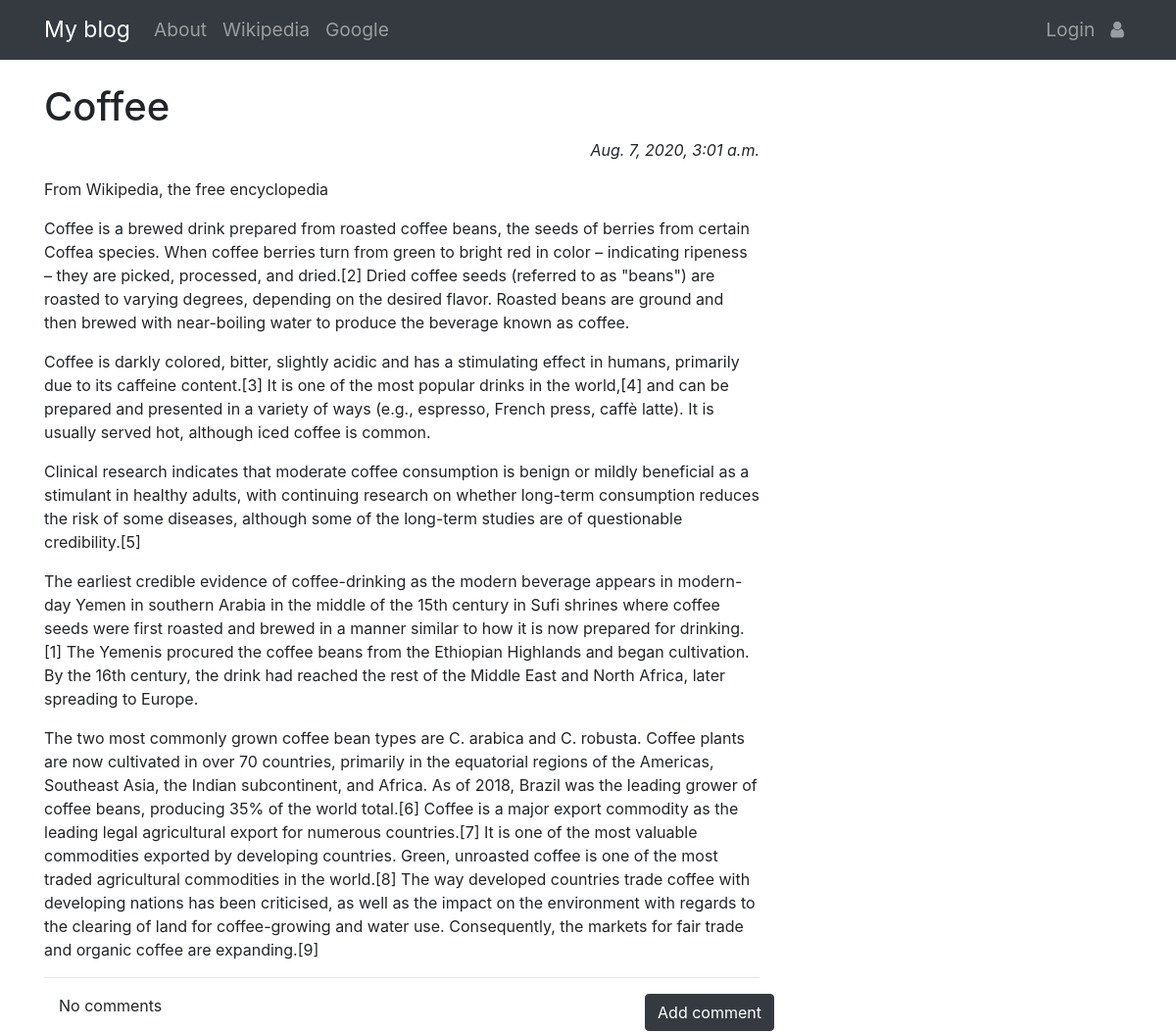
Page /post/9 on the committed database.
### blog/models.py (models this page shows, shortened)
class Post(models.Model):
    author = models.ForeignKey('auth.User',on_delete=models.CASCADE)
    title = models.CharField(max_length=256)
    text = models.TextField()
    created_date = models.DateTimeField(default=timezone.now)
    published_date = models.DateTimeField(blank=True,null=True)

### blog/views.py (the view)
# urls.py: url(r'^post/(?P<pk>\d+)$',views.PostDetailView.as_view(),name='post_detail'),
class PostDetailView(DetailView):
    model = Post

### blog/templates/blog/post_detail.html (shortened to what this page needs)
{% extends 'blog/base.html' %}
{% block content %}
  <h1 class='posttitle loader'>{{post.title}}</h1>
  {% if post.published_date %}
    <div class='date postdate'>
      {{post.published_date}}
    </div>
  {% else %}
    <a class='btn btn-dark' href="{% url 'post_publish' pk=post.pk %}">Publish</a>
  {% endif %}
<p class='postcontent'>{{post.text|safe|linebreaksbr}}</p>
<hr>
<a class='btn btn-dark btn-comment' href="{% url 'add_comment_to_post' pk=post.pk %}">Add comment</a>
<div class="container">
  {% for comment in post.comments.all %}
    <br>
    {% if user.is_authenticated or comment.approved_comment %}
      {{comment.created_date}}
      {% if not comment.approved_comment %}
        <a class='btn btn-dark' href="{% url 'comment_remove' pk=comment.pk %}">
          <span class='fa fa-remove'></span>
        </a>
        <a class='btn btn-dark' href="{% url 'comment_approve' pk=comment.pk %}">
          <span class='fa fa-check'></span>
        </a>
      {% endif %}
      <p>{{comment.text|safe|linebreaks}}</p>
      <p>Posted by: {{comment.author}}</p>
    {% endif %}
    {% empty %}
    <p>No comments</p>
  {% endfor %}
</div>
{% endblock %}

### blog/static/css/blog.css (style rules this page uses)
.date { font-style: italic; }
.postdate { text-align: right; }
.btn-comment { position: absolute; right: 0px; }

### rows in the picture
Post: title "Coffee", published_date "Aug. 7, 2020, 3:01 a.m.", text "From Wikipedia, the free encyclopedia Coffee is a brewed drink prepared from roasted coffee beans, the seeds of berries from certain Coffea species. When coffee berries turn from green to bright red in color – indicating ripeness – they are picked, processed, and dried.[2] Dried coffee seeds (referred to as \"beans\") are roasted to varying degrees, depending on the desired flavor. Roasted beans are ground and then brewed with near-boiling water to produce the beverage known as coffee. Coffee is darkly colored, bitter, slightly acidic and has a stimulating effect in humans, primarily due to its caffeine content.[3] It is one of the most popular drinks in the world,[4] and can be prepared and…"
